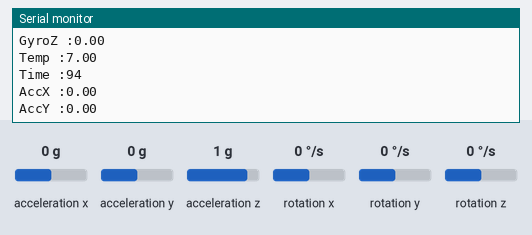
The sketch below on a simulated Arduino Uno, built with avr-gcc and run on an emulated ATmega328P. Shown: the last lines printed to the serial monitor. Wiring (inferred from the names in the program): MPU-6050 motion sensor at I2C address 0x68. The inputs (shaded band) are chosen by the test bench; at power-on: acceleration x 0 g, acceleration y 0 g, acceleration z 1 g, rotation y 0 °/s, rotation x 0 °/s, rotation z 0 °/s.

Above: at 1.2 s.
1.3 s: acceleration x set to -1.4 g
At 1.33 s:
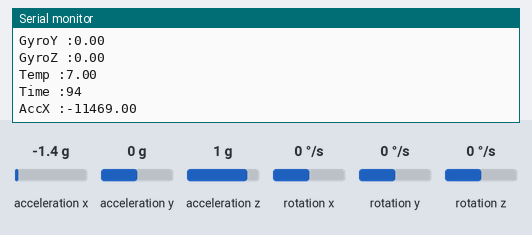
4.3 s: acceleration y set to -1.4 g
At 4.39 s:
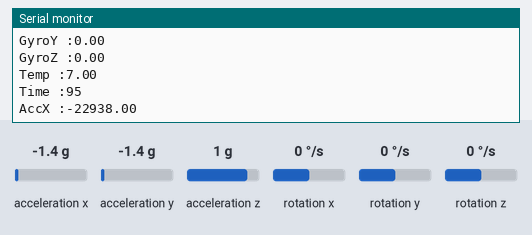
7.3 s: acceleration z set to 0 g
At 7.7 s:
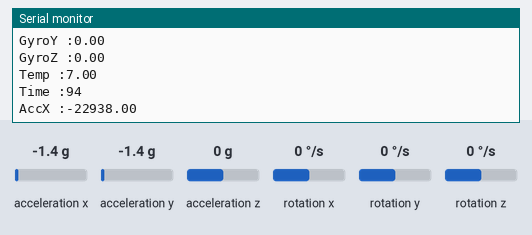
10.3 s: rotation y set to 100 °/s
At 10.8 s:
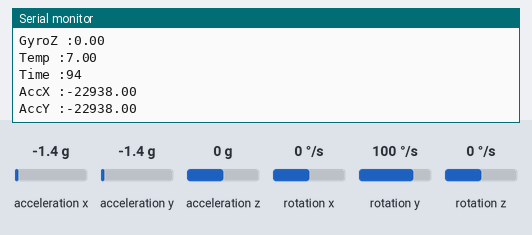
13.3 s: rotation x set to 100 °/s
At 14.28 s:
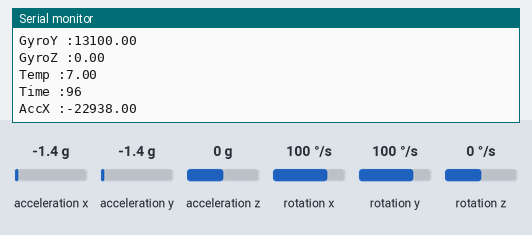
16.3 s: rotation z set to 100 °/s
At 18.2 s:
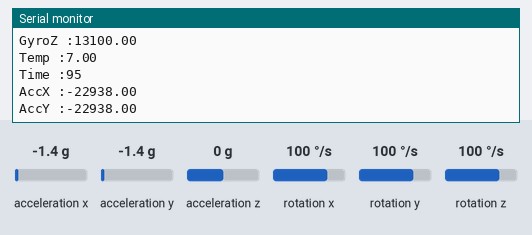
Timing chart, 0 to 19.7 s (numbered marks = the images above; inputs shaded):
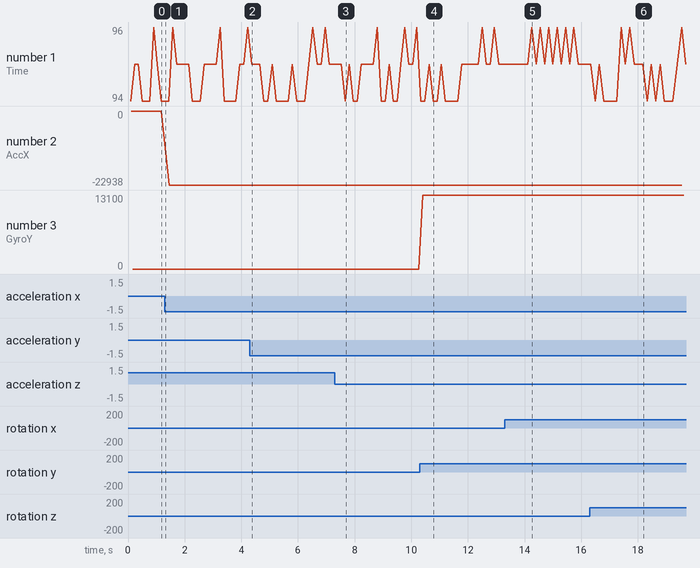

Measured:
- after the input at 1.3 s, the serial monitor: prints a new line at once (image 1)
- after the input at 7.3 s, the serial monitor: prints a new line after 0.14 s (image 3)
- after the input at 10.3 s, the serial monitor: prints a new line after 0.11 s (image 4)
- after the input at 13.3 s, the serial monitor: prints a new line after 0.13 s (image 5)
- after the input at 16.3 s, the serial monitor: prints a new line after 0.13 s (image 6)
- plotted number 2: 0 → -22938 after the input at 1.3 s
- plotted number 3: 0 → 13100 after the input at 10.3 s

The sketch:

CommentedCodeForAveraging.ino
```cpp
#include<Wire.h>//this library is used for communications with the accel/gyro

//Global Variables
float oldvalue;//establishes each value to be used later in the code, a float is an integer that has decimals
float newvalue;
float oldvalueAccelX;
float oldvalueAccelY;
float oldvalueAccelZ;
float oldvalueGyroX;
float oldvalueGyroY;
float oldvalueGyroZ;
float oldvalueTemp;
float newvalueAccelX;
float newvalueAccelY;
float newvalueAccelZ;
float newvalueGyroX;
float newvalueGyroY;
float newvalueGyroZ;
float newvalueTemp;

unsigned long timevalue;//establishes these two values
unsigned long timevalue1;

#include<Wire.h>//this library is used for communications with the accel/gyro
const int MPU6050_addr=0x68;//gives the address of the accel/gyro for the Arduino so that it can relay information
int16_t AccX,AccY,AccZ,Temp,GyroX,GyroY,GyroZ;//all of your integer values are established here, "int's" are integers without decimals

void getValues(){//this is a function that does everything below when the command "getValues" is used
  Wire.beginTransmission(MPU6050_addr);//begins the transmission with the accel/gyro
  Wire.write(0x3B);//^
  Wire.endTransmission(false);//^
  Wire.requestFrom(MPU6050_addr,14,true);//^
  AccX=Wire.read()<<8|Wire.read();//acquires acceleration in the x direction from the sensor
  AccY=Wire.read()<<8|Wire.read();//acquires acceleration in the y direction from the sensor
  AccZ=Wire.read()<<8|Wire.read();//acquires acceleration in the z direction from the sensor
  Temp=Wire.read()<<8|Wire.read();//acquires tilt in the x direction from the sensor
  GyroX=Wire.read()<<8|Wire.read();//acquires tilt in the y direction from the sensor
  GyroY=Wire.read()<<8|Wire.read();//acquires tilt in the z direction from the sensor
  GyroZ=Wire.read()<<8|Wire.read();//acquires temperature in celsius from the sensor
}
void setup() {
  // put your setup code here, to run once:
  Wire.begin();//same as code in the getValues function
  Wire.beginTransmission(MPU6050_addr);
  Wire.write(0x6B);
  Wire.write(0);
  Wire.endTransmission(true);
  Serial.begin(9600);//begins serial command with a baud rate of 9600, which is the frequency with which the Arduino "talks"
}

void loop() {
  // put your main code here, to run repeatedly:


  getValues(); //gets all values and names them "oldvalue"
  oldvalueAccelX = AccX;
  oldvalueAccelY = AccY;
  oldvalueAccelZ = AccZ;
  oldvalueGyroX = GyroX;
  oldvalueGyroY = GyroY;
  oldvalueGyroZ = GyroZ;
  oldvalueTemp = Temp;

  timevalue = millis();//gets an initial starting value for time in milliseconds
  for(int avg = 0;avg < 50;avg++){//for loop averages the acc/gyro data (50 times in this case), ++ the previous value plus one
    getValues();//gets values again and names them "newvalue"
    newvalueAccelX = AccX;
    newvalueAccelY = AccY;
    newvalueAccelZ = AccZ;
    newvalueGyroX = GyroX;
    newvalueGyroY = GyroY;
    newvalueGyroZ = GyroZ;
    newvalueTemp = Temp;
    oldvalueAccelX = (oldvalueAccelX + newvalueAccelX)/2;//adds the old and new values together then divides by two to create a new oldvalue that is the average of two values, this new "oldvalue" is then plugged back into the for loop which runs 50 times.
    oldvalueAccelY = (oldvalueAccelY + newvalueAccelY)/2;//the for loop essentially averages each value 50 times
    oldvalueAccelZ = (oldvalueAccelZ + newvalueAccelZ)/2;
    oldvalueGyroX = (oldvalueGyroX + newvalueGyroX)/2;
    oldvalueGyroY = (oldvalueGyroY + newvalueGyroY)/2;
    oldvalueGyroZ = (oldvalueGyroZ + newvalueGyroZ)/2;
    oldvalueTemp = (oldvalueTemp + newvalueTemp)/2;
}
timevalue1 = millis();//gets a second value of time in milliseconds after the averaging is done
Serial.print("Time :");//https://techneconomyblog.com/tag/latency/- source says that any longer than 330ms in delay is inaccurate
Serial.println(timevalue1-timevalue);//prints the difference btw the two times which tells how long the averaging takes, the average duration is then printed. Gives a delay for the sensor transmission into tactile information.
Serial.print("AccX :");//prints the words within the quotations
Serial.println(oldvalueAccelX);//prints the averaged Accx value and then "hits" enter after because of the println, println prints the value and then starts a new line after.
Serial.print("AccY :");
Serial.println(oldvalueAccelY);
Serial.print("AccZ :");
Serial.println(oldvalueAccelZ);
Serial.print("GyroX :");
Serial.println(oldvalueGyroX);
Serial.print("GyroY :");
Serial.println(oldvalueGyroY);
Serial.print("GyroZ :");
Serial.println(oldvalueGyroZ);
Serial.print("Temp :");
Serial.println(oldvalueTemp/340.00+19.53);
}
```
